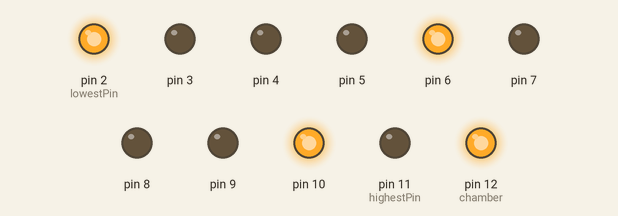
A sketch run on a simulated Arduino Uno, built with avr-gcc and run on an emulated ATmega328P. Shown: output pins drawn as LEDs (lit = HIGH).

Above: at 0.1 s.
At 0.7 s:
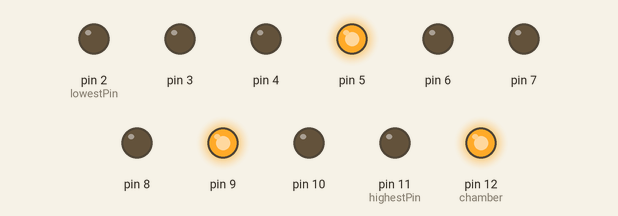
At 1.3 s:
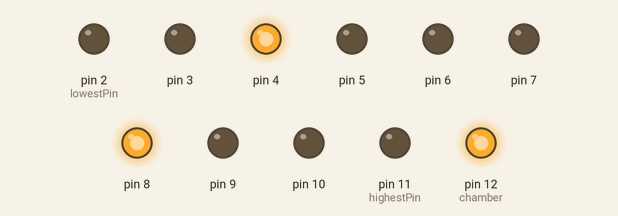
At 2.7 s:
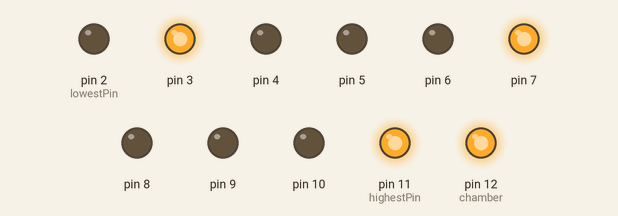
Timing chart, 0 to 3.0 s (numbered marks = the images above):
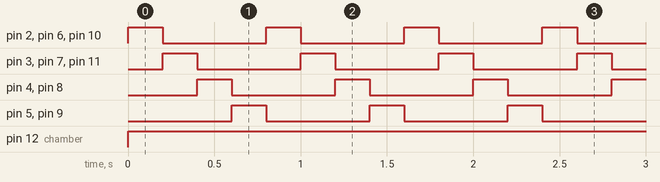

Measured:
- by itself, pin 2 (lowestPin), pin 3–10, pin 11 (highestPin): alternates HIGH for 0.20 s and LOW for 0.60 s
- by itself, pin 12 (chamber): LOW → HIGH at 0.00 s
- by itself, everything shown: repeats every 0.80 s, in 4 steps

The sketch:

Warp_Core_Lights_nano_3_0.ino
```cpp
//Warp Core Lights
/* Ten LEDs will light up then go out in sequence,
 *  in a pattern to suggest 3 waves passing through the lights.
//An 11th LED will stay on continuously.
This process will repeat indefinitely.*/
//2020.12.05
//Ralnarene
/**************************************/
const int lowestPin = 2;//the lowest one attach to
const int highestPin = 11;//the highest one attach to
const int chamber = 12;//warp core chamber light
/**************************************/
void setup()
{
  //set pins 2 through 11 as output
  for (int thisPin = lowestPin; thisPin <= highestPin; thisPin++)
  {
    pinMode(thisPin, OUTPUT); //initialize thisPin as an output
  }
  pinMode(chamber, OUTPUT); //initialize chamber as an output
}
/****************************************/
void loop()
{
  //iterate over the pins
  //turn the led on from lowest to the highest
  digitalWrite(chamber, HIGH); //turn on chamber light
  for (int thisPin = lowestPin; thisPin <= 5; thisPin++)
  {
    digitalWrite(5, LOW); //turn last led in sequence off
    digitalWrite(thisPin, HIGH); //turn this led on
    digitalWrite(thisPin + 4, HIGH); //turn this led on
    digitalWrite(thisPin - 1, LOW); //turn previous led off
    digitalWrite(thisPin + 3, LOW); //turn previous led off
        if (thisPin < 5)
    {
              digitalWrite(thisPin + 8, HIGH); //turn this led on
              digitalWrite(thisPin + 7, LOW); //turn previous led off
    }
    delay(200);//wait for 200 microseconds
  }
}
```
